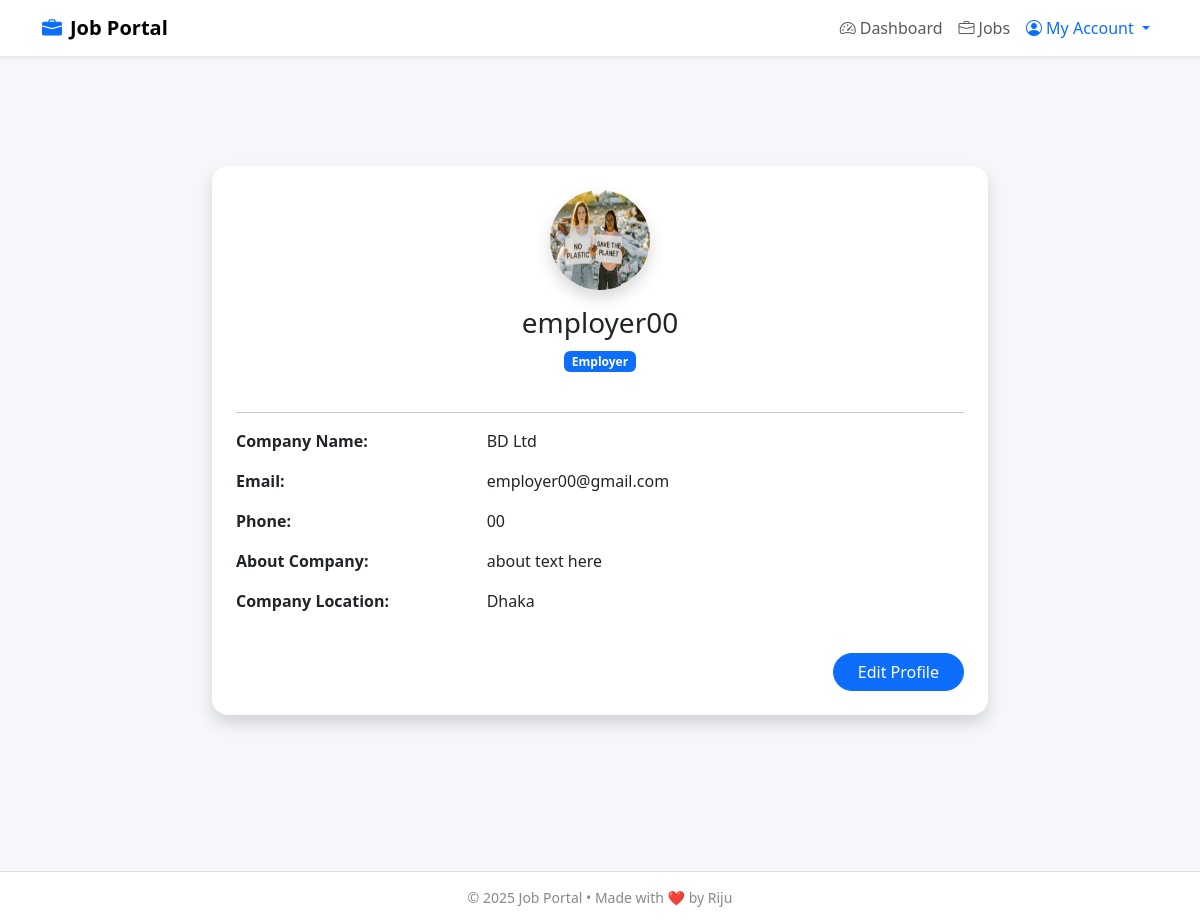
The page /profile/ (signed in) on the database its author committed.
### users_auth_app/models.py (models this page shows, shortened)
class CustomUserModel(AbstractUser):
    phone = models.CharField(max_length=15, null=True)
    user_types = models.CharField(choices=[
        ('Admin', 'Admin'),
        ('Employer', 'Employer'),
        ('Candidate', 'Candidate'),
    ],max_length=10,null=True)

### employer_app/models.py (models this page shows, shortened)
class EmployerProfileModel(models.Model):
    employer_user = models.OneToOneField(CustomUserModel , on_delete=models.CASCADE,null=True, related_name='employer_profile')
    company_name = models.CharField(max_length=255)
    email = models.EmailField()
    phone = models.CharField(max_length=20)
    about_company = models.TextField(blank=True, null=True)
    company_logo = models.ImageField(upload_to='Media/company_logos/', null=True)
    location = models.CharField(max_length=255, blank=True, null=True)

### users_auth_app/views.py (the view)
# urls.py: path('profile/',profilePage, name='profilePage'),
def profilePage(request):
    return render(request, 'profile.html')

### users_auth_app/templates/profile.html (shortened to what this page needs)
{% extends 'master/master.html' %}
{% block body %}
{% if request.user.user_types == 'Employer' %}
<div class="container my-5" style="max-width: 800px;">
  <div class="card shadow rounded-4 border-0 p-4">
    <div class="text-center mb-4">
      <img src="{{ user.employer_profile.company_logo.url }}"
           alt="Avatar" class="rounded-circle shadow" width="100" height="100">
      <h3 class="mt-3">{{ request.user.username }}</h3>
      <span class="badge bg-primary">
        {{ request.user.user_types }}
      </span>
    </div>
    <hr>
    <div class="row mb-3">
      <div class="col-md-4 fw-bold">Company Name:</div>
      <div class="col-md-8">{{ request.user.employer_profile.company_name }}</div>
    </div>
    <div class="row mb-3">
      <div class="col-md-4 fw-bold">Email:</div>
      <div class="col-md-8">{{ request.user.email }}</div>
    </div>
    <div class="row mb-3">
      <div class="col-md-4 fw-bold">Phone:</div>
      <div class="col-md-8">{{ request.user.phone }}</div>
    </div>
    <div class="row mb-3">
      <div class="col-md-4 fw-bold">About Company:</div>
      <div class="col-md-8">
        <div class="col-md-8"> {{ request.user.employer_profile.about_company }}</div>
      </div>
    </div>
    <div class="row mb-3">
      <div class="col-md-4 fw-bold">Company Location:</div>
      <div class="col-md-8">
        <div class="col-md-8"> {{ request.user.employer_profile.location }}</div>
      </div>
    </div>
    <div class="text-end mt-4">
      <a href="{% url 'profileUpdatePage' request.user.id %}" class="btn btn-primary px-4 rounded-pill">Edit Profile</a>
    </div>
  </div>
</div>
{% endif %}
{% endblock %}

### users_auth_app/templates/master/master.html (style rules this page uses)
body { background-color: #f5f7fa; padding-top: 70px; font-family: 'Segoe UI', sans-serif; }
.card { border-radius: 1rem; box-shadow: 0 4px 16px rgba(0, 0, 0, 0.05); }

### rows shown on the page
CustomUserModel: employer_profile.company_logo (picture), user.username "employer00", user.user_types "Employer", user.employer_profile.company_name "BD Ltd", user.email "employer00@gmail.com", user.phone "00", user.employer_profile.about_company "about text here", user.employer_profile.location "Dhaka"

### other values the page prints
{{ year|default:"2025" }} "2025"
